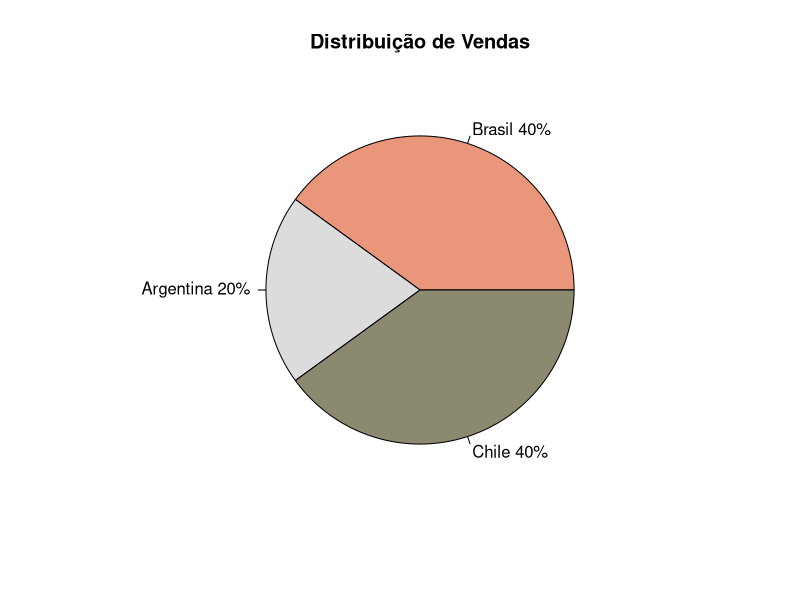
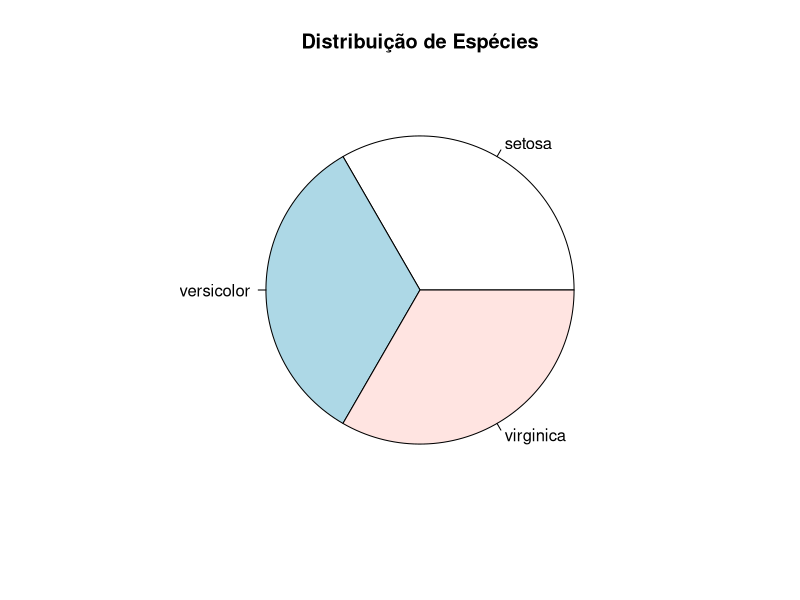

Write the R code that produced these figures, in order.
# Pie Chart - Gráfico de Pizza

# Criando fatias
fatias = c(40,20,40)

# Nomeando os labels
paises = c('Brasil','Argentina','Chile')

# Unindo fatias e países
paises = paste(paises,fatias)
paises

# Incluindo detalhes no label
paises = paste(paises,'%',sep = '')
paises

colors()

# Construindo um gráfico
pie(fatias,labels = paises,
    col = c('darksalmon','gainsboro','lemonchiffon4'),
    main = 'Distribuição de Vendas')

# Trabalhando com dataframes
attach(iris)
values = table(Species)
labels = paste(names(values))
pie(values,labels = labels,main = 'Distribuição de Espécies')